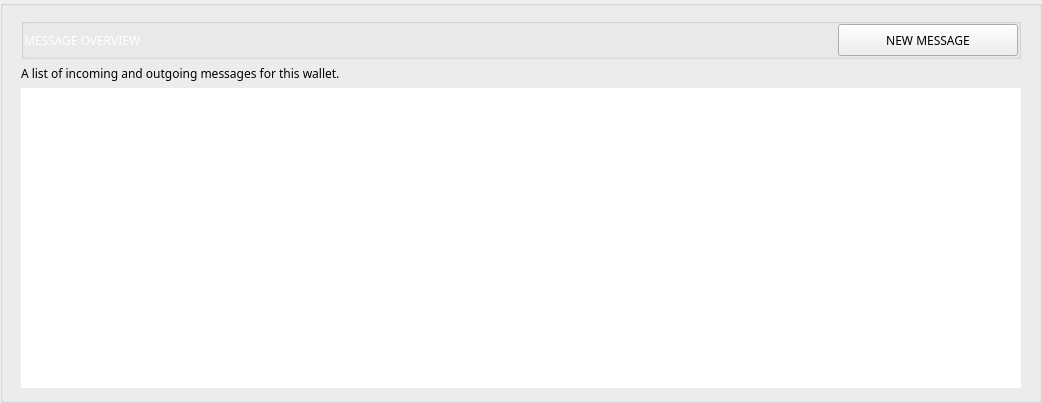
       <widget class="QGroupBox" name="messageBox">
        <property name="styleSheet">
         <string notr="true"/>
        </property>
        <property name="title">
         <string/>
        </property>
        <property name="alignment">
         <set>Qt::AlignLeading|Qt::AlignLeft|Qt::AlignVCenter</set>
        </property>
        <layout class="QVBoxLayout" name="verticalLayout_5">
         <property name="spacing">
          <number>6</number>
         </property>
         <property name="leftMargin">
          <number>18</number>
         </property>
         <property name="topMargin">
          <number>12</number>
         </property>
         <property name="rightMargin">
          <number>18</number>
         </property>
         <property name="bottomMargin">
          <number>12</number>
         </property>
         <item>
          <widget class="QGroupBox" name="horizontalGroupBox_5">
           <property name="alignment">
            <set>Qt::AlignLeading|Qt::AlignLeft|Qt::AlignVCenter</set>
           </property>
           <layout class="QHBoxLayout" name="horizontalLayout_16">
            <property name="spacing">
             <number>0</number>
            </property>
            <property name="leftMargin">
             <number>0</number>
            </property>
            <property name="topMargin">
             <number>0</number>
            </property>
            <property name="rightMargin">
             <number>0</number>
            </property>
            <property name="bottomMargin">
             <number>0</number>
            </property>
            <item>
             <widget class="QLabel" name="title_messageOverview">
              <property name="minimumSize">
               <size>
                <width>250</width>
                <height>32</height>
               </size>
              </property>
              <property name="maximumSize">
               <size>
                <width>250</width>
                <height>32</height>
               </size>
              </property>
              <property name="font">
               <font>
                <family>Poppins</family>
               </font>
              </property>
              <property name="styleSheet">
               <string notr="true">color: #fff;</string>
              </property>
              <property name="text">
               <string>MESSAGE OVERVIEW</string>
              </property>
              <property name="textFormat">
               <enum>Qt::AutoText</enum>
              </property>
             </widget>
            </item>
            <item>
             <spacer name="horizontalSpacer_15">
              <property name="orientation">
               <enum>Qt::Horizontal</enum>
              </property>
              <property name="sizeHint" stdset="0">
               <size>
                <width>40</width>
                <height>20</height>
               </size>
              </property>
             </spacer>
            </item>
            <item>
             <widget class="QPushButton" name="b1_newMessageButton">
              <property name="minimumSize">
               <size>
                <width>180</width>
                <height>32</height>
               </size>
              </property>
              <property name="maximumSize">
               <size>
                <width>180</width>
                <height>32</height>
               </size>
              </property>
              <property name="font">
               <font>
                <family>Poppins</family>
               </font>
              </property>
              <property name="text">
               <string>NEW MESSAGE</string>
              </property>
              <property name="type" stdset="0">
               <string notr="true">b1</string>
              </property>
             </widget>
            </item>
           </layout>
          </widget>
         </item>
         <item>
          <widget class="QLabel" name="label_4">
           <property name="font">
            <font>
             <family>Poppins</family>
            </font>
           </property>
           <property name="text">
            <string>A list of incoming and outgoing messages for this wallet. </string>
           </property>
          </widget>
         </item>
         <item>
          <widget class="QTreeView" name="m_messagesView">
           <property name="minimumSize">
            <size>
             <width>1000</width>
             <height>300</height>
            </size>
           </property>
           <property name="maximumSize">
            <size>
             <width>16777215</width>
             <height>16777215</height>
            </size>
           </property>
           <property name="font">
            <font>
             <family>Poppins</family>
            </font>
           </property>
           <property name="styleSheet">
            <string notr="true">/* This style is handled automatically by EditableStyle.cpp */</string>
           </property>
           <property name="frameShape">
            <enum>QFrame::NoFrame</enum>
           </property>
           <property name="frameShadow">
            <enum>QFrame::Plain</enum>
           </property>
           <property name="sizeAdjustPolicy">
            <enum>QAbstractScrollArea::AdjustIgnored</enum>
           </property>
           <property name="editTriggers">
            <set>QAbstractItemView::AnyKeyPressed|QAbstractItemView::CurrentChanged|QAbstractItemView::EditKeyPressed|QAbstractItemView::SelectedClicked</set>
           </property>
           <property name="alternatingRowColors">
            <bool>true</bool>
           </property>
           <property name="rootIsDecorated">
            <bool>false</bool>
           </property>
           <property name="uniformRowHeights">
            <bool>true</bool>
           </property>
           <property name="itemsExpandable">
            <bool>true</bool>
           </property>
           <property name="sortingEnabled">
            <bool>false</bool>
           </property>
           <attribute name="headerCascadingSectionResizes">
            <bool>true</bool>
           </attribute>
           <attribute name="headerShowSortIndicator" stdset="0">
            <bool>false</bool>
           </attribute>
          </widget>
         </item>
        </layout>
       </widget>
